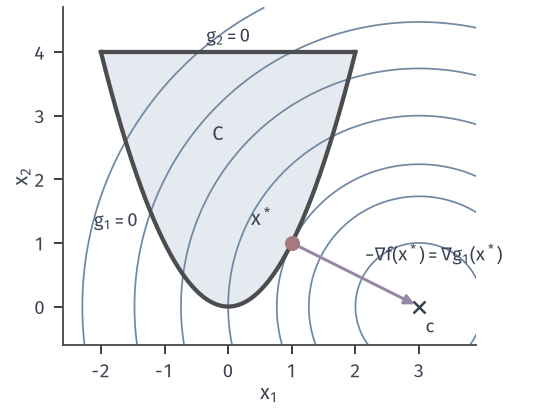

The Python source for this figure:
from pathlib import Path
import sys
ROOT = next(p for p in Path(__file__).resolve().parents if (p/"build.sh").is_file() and (p/"tex/book.tex").is_file())
sys.path.insert(0, str(ROOT/"figures/05-optimization/06-constrained-optimization/matplotlib/nlipm-common"))
from nlipm import *
OUT = Path(__file__).resolve().parent
# Feasible set, level sets and KKT geometry of the running example.
fig, ax = figure(width_mm=76, height_mm=58)
lim = (-2.6, 3.9, -.6, 4.7)
region(ax); f_contours(ax, lim, [.5, 1.5, 2.5, 4.5, 7, 10, 14])
ax.plot(*XSTAR, 'o', color=RED, ms=5, zorder=6)
ax.annotate('', xy=(3, 0), xytext=(1, 1), arrowprops=dict(arrowstyle='-|>', color=PURPLE, lw=1.2), zorder=5)
ax.plot([3], [0], 'x', color=INK, ms=4.5, mew=1)
ax.text(2.15, .72, r'$-\nabla f(\bm{x}^*)=\nabla g_1(\bm{x}^*)$'.replace(r'\bm{x}', r'x'), fontsize=7.5, ha='left')
ax.text(.72, 1.28, '$x^*$', fontsize=8, ha='right'); ax.text(3.1, -.42, '$c$', fontsize=7.5)
ax.text(-1.42, 1.25, '$g_1=0$', fontsize=7.5, ha='right'); ax.text(0, 4.15, '$g_2=0$', fontsize=7.5, ha='center')
ax.text(-.25, 2.6, '$C$', fontsize=8)
ax.set_xlim(lim[0], lim[1]); ax.set_ylim(lim[2], lim[3]); ax.set_aspect('equal')
ax.set_xlabel('$x_1$', labelpad=1); ax.set_ylabel('$x_2$', labelpad=1)
save(fig, OUT, 'figure', {'formula': 'f=((x1-3)^2+x2^2)/2, g1=x1^2-x2, g2=x2-4', 'x_star': [1, 1], 'lambda_star': [1, 0]})
